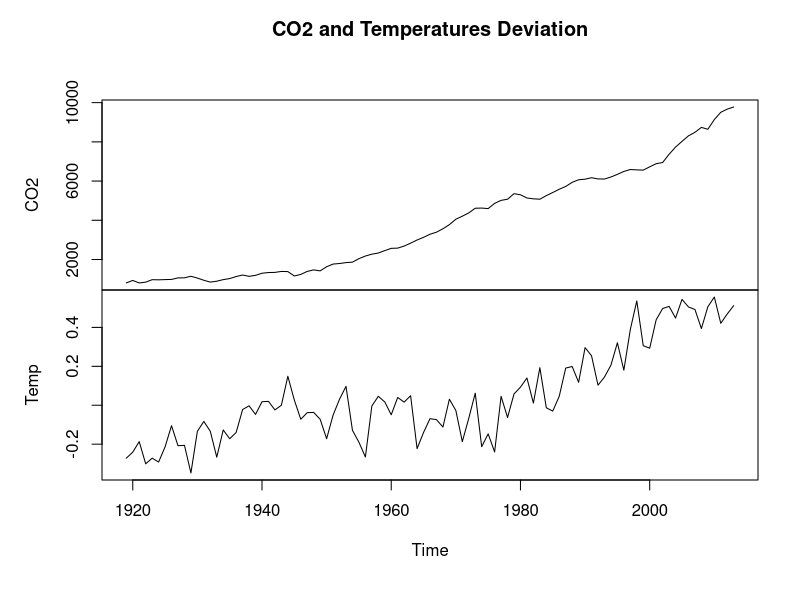
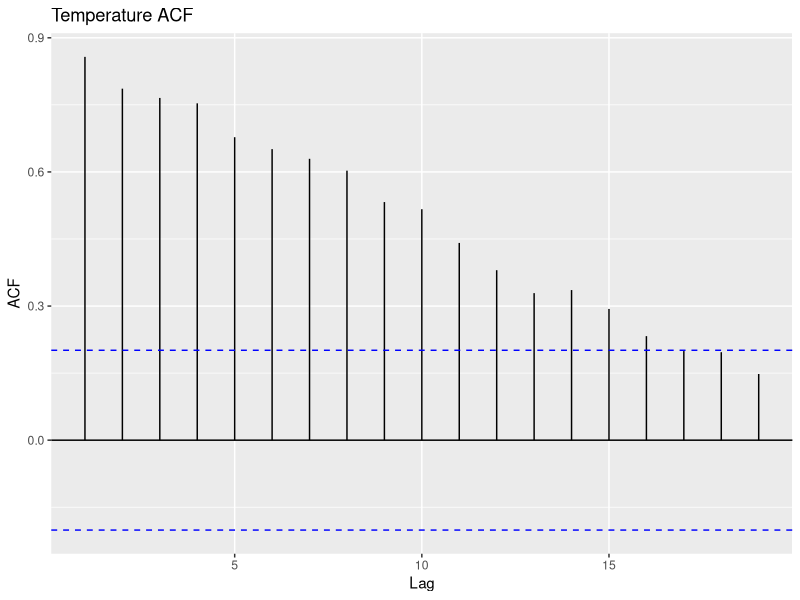
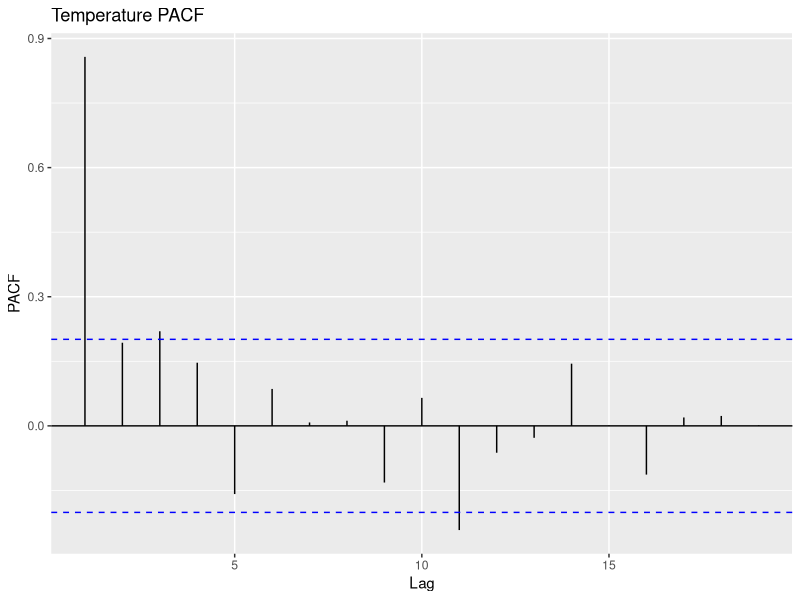
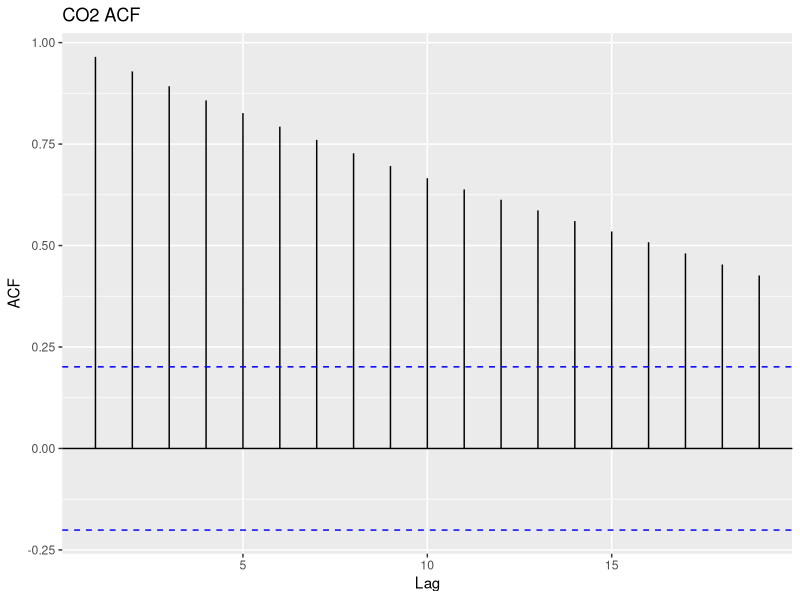
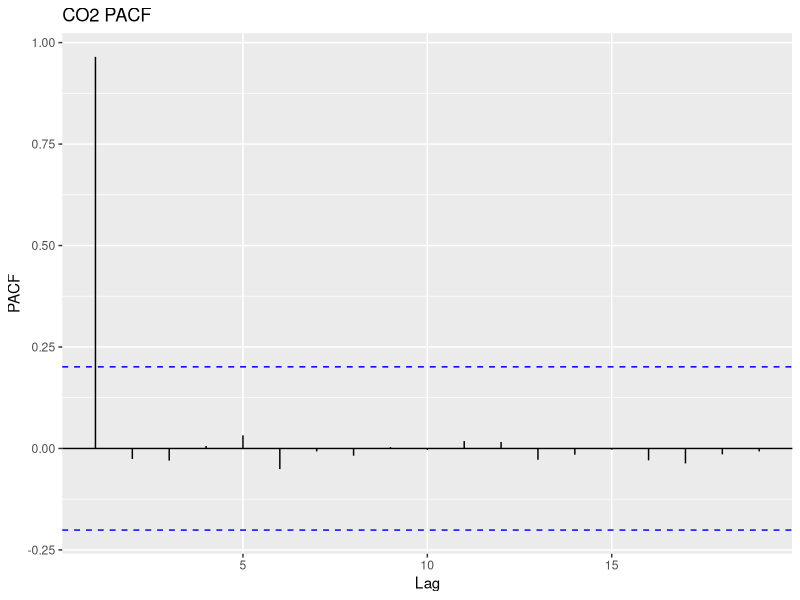
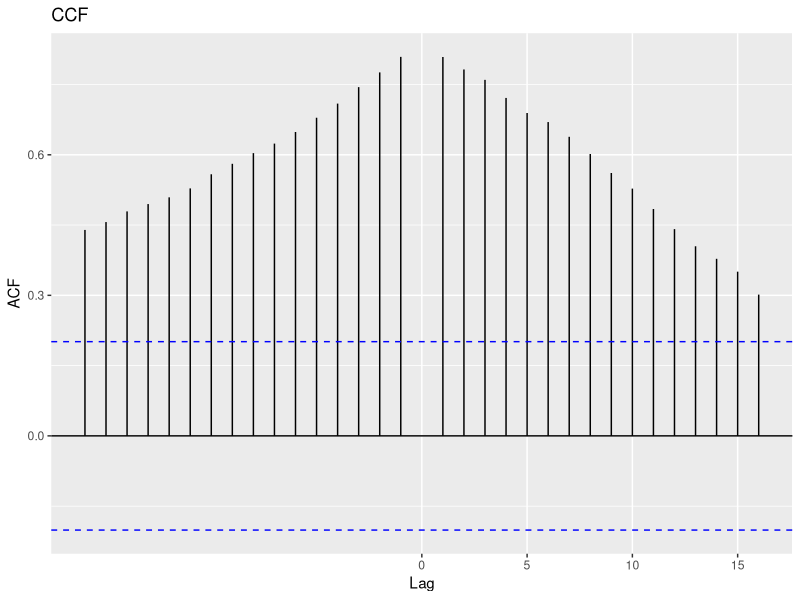
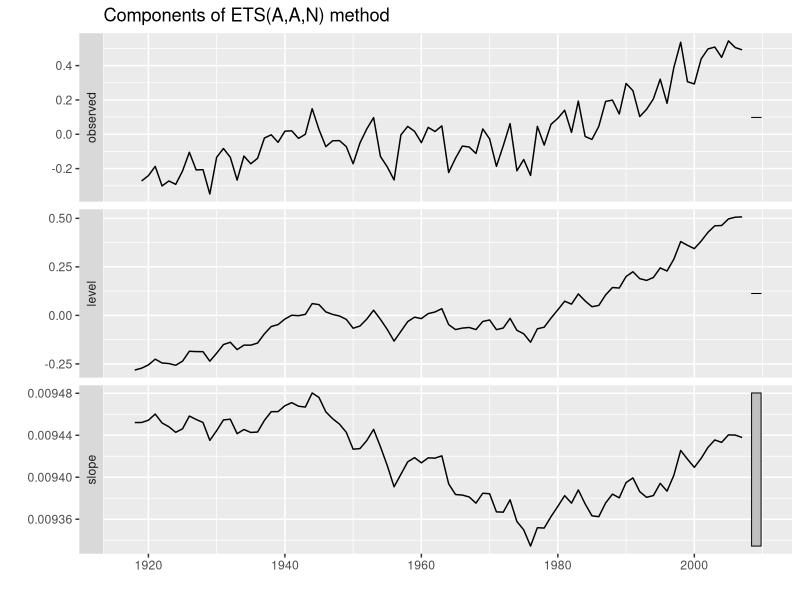
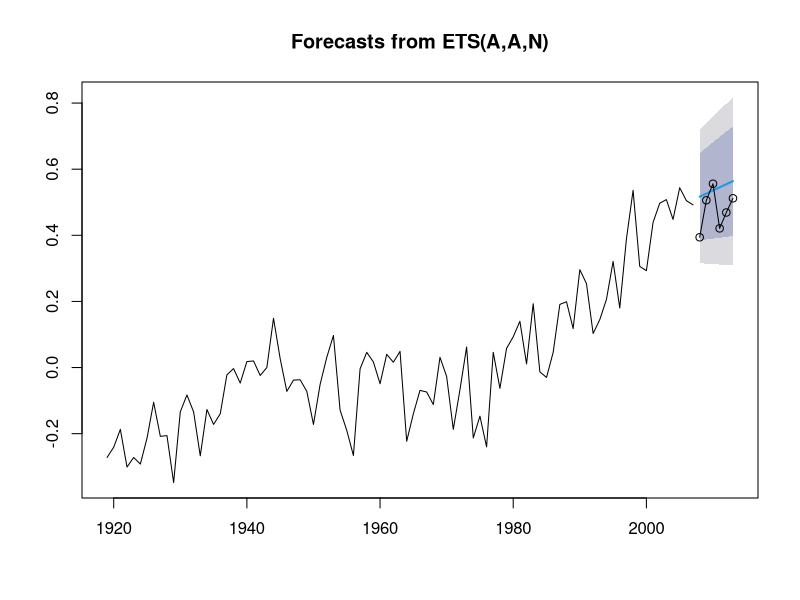

Here is the R script that generated these plots, in order:
library(magrittr)
library(tidyverse)
library(ggthemes)
library(timeSeries)
library(forecast)
library(strucchange)

climate <- readr::read_csv("./data/climate.csv")

str(climate)

head(climate)

# We'll put this in a time series structure, specifying the start and end years
climate_ts <- ts(climate[, 2:3],
                 start = 1919,
                 end = 2013
                 )

head(climate_ts)

# Let's plot the time series
plot(climate_ts, main = "CO2 and Temperatures Deviation")


# check the correlations
cor(climate_ts)

# Let's check the ACF to understand the structure of Temperature time series
forecast::autoplot(acf(climate_ts[, 2], plot = F),
                   main = "Temperature ACF")

# Let's check the PACF to understand the structure of Temperaure time series
forecast::autoplot(pacf(climate_ts[, 2], plot = F),
                   main = "Temperature PACF")


# Let's check the ACF to understand the structure of CO2 time series
forecast::autoplot(acf(climate_ts[, 1], plot = F),
                   main = "CO2 ACF")

# Let's check the PACF to understand the structure of CO2 time series
forecast::autoplot(pacf(climate_ts[, 1], plot = F),
                   main = "CO2 PACF")

# Let's look at the Cross-Correlation Function.
#   Note we put our x before our y in the function
forecast::autoplot(ccf(climate_ts[, 1], climate_ts[, 2], plot = F),
                   main = "CCF")

# We need to test whether the data is stationary.
# We can prove this with the Augmented Dickey-Fuller (ADF) test available in the tseries package,
#   using adf.test() function

# Test CO2 time series
tseries::adf.test(climate_ts[, 1])

# Test temperatur time series
tseries::adf.test(climate_ts[, 2])

# For both series, we have insignificant p-values, so we cannot reject the null 
#   and conclude that they aren't stationary.


# Modeling and evaluation

# First step is ot produce a univariate forecast model applied to just the surface temperature.

# Univariate time series forecasting
temp_ts <- ts(climate$Temp, start = 1919, frequency = 1)
train <- window(temp_ts, end = 2007)
test <- window(temp_ts, start = 2008)

# To build our exponential smoothing model, we'll use the ets() function to find 
#   the best model with the lowest AIC.
fit.ets <- forecast::ets(train)
fit.ets

forecast::autoplot(fit.ets)



# We plot forecast and see how well it performed visually on the test data
plot(forecast::forecast(fit.ets, h = 6))

lines(test, type = "o")

# Check the accuracy
fit.ets %>% forecast::forecast(h = 6) %>%
  forecast::accuracy(temp_ts)

# The most important performance metric is Theil's U, which is 0.7940449, not impressive.
# We should strive for values at or below 0.5.

fit.arima <- forecast::auto.arima(train)
summary(fit.arima)

plot(forecast::forecast(fit.arima, h = 6))

lines(test, type = "o")

# check the performance, focus on Theil's U
fit.arima %>%
  forecast::forecast(h = 6) %>%
  forecast::accuracy(temp_ts)

# We always need to review the residuals with your models especially ARIMA, which relies on
#   the assumption of no serial correlation in said residuals.
forecast::checkresiduals(fit.arima)

# We are going to use Ensemble to implement a new model
ETS <- forecast::forecast(forecast::ets(train), h = 6)
ARIMA <- forecast::forecast(forecast::auto.arima(train), h = 6)
NN <- forecast::forecast(forecast::nnetar(train), h = 6)

# Create an Ensemble model which is just a simple average of the 3 models
ensemble.fit <- 
  (ETS[["mean"]] + ARIMA[["mean"]] + NN[["mean"]]) /3

c(ets = forecast::accuracy(ETS, temp_ts)["Test set", c("Theil's U")],
  arima = forecast::accuracy(ARIMA, temp_ts)["Test set", c("Theil's U")],
  nn = forecast::accuracy(NN, temp_ts)["Test set", c("Theil's U")],
  ef = forecast::accuracy(ensemble.fit, temp_ts)["Test set", c("Theil's U")]
  )

# NN is a good model, Arima model drags the ensemble performance down.

# Plot NN model
plot(NN)
lines(test, type = "o")

# change data structure
temp_struc <- strucchange::breakpoints(temp_ts ~ 1)

summary(temp_struc)


# The summary indicates structural change for year 1963, 1978, and 1996.

# Let's use 1963 as the start of our time series for an ARIMA model.
train_bp <- window(temp_ts, start = 1963, end = 2007)

fit.arima2 <- forecast::auto.arima(train_bp)

fit.arima2 %>% forecast::forecast(h = 6) %>%
  forecast::accuracy(temp_ts)

# The model is even worse than a naive forecast, based on Theil's U, which is greater than 1.

# Now we will examine the causality

# Linear regression
fit.lm <- lm(Temp ~ CO2, data = climate)
summary(fit.lm)

# Let's plot the serial correlation, starting with the time series plot of the residuals.
forecast::checkresiduals(fit.lm)
